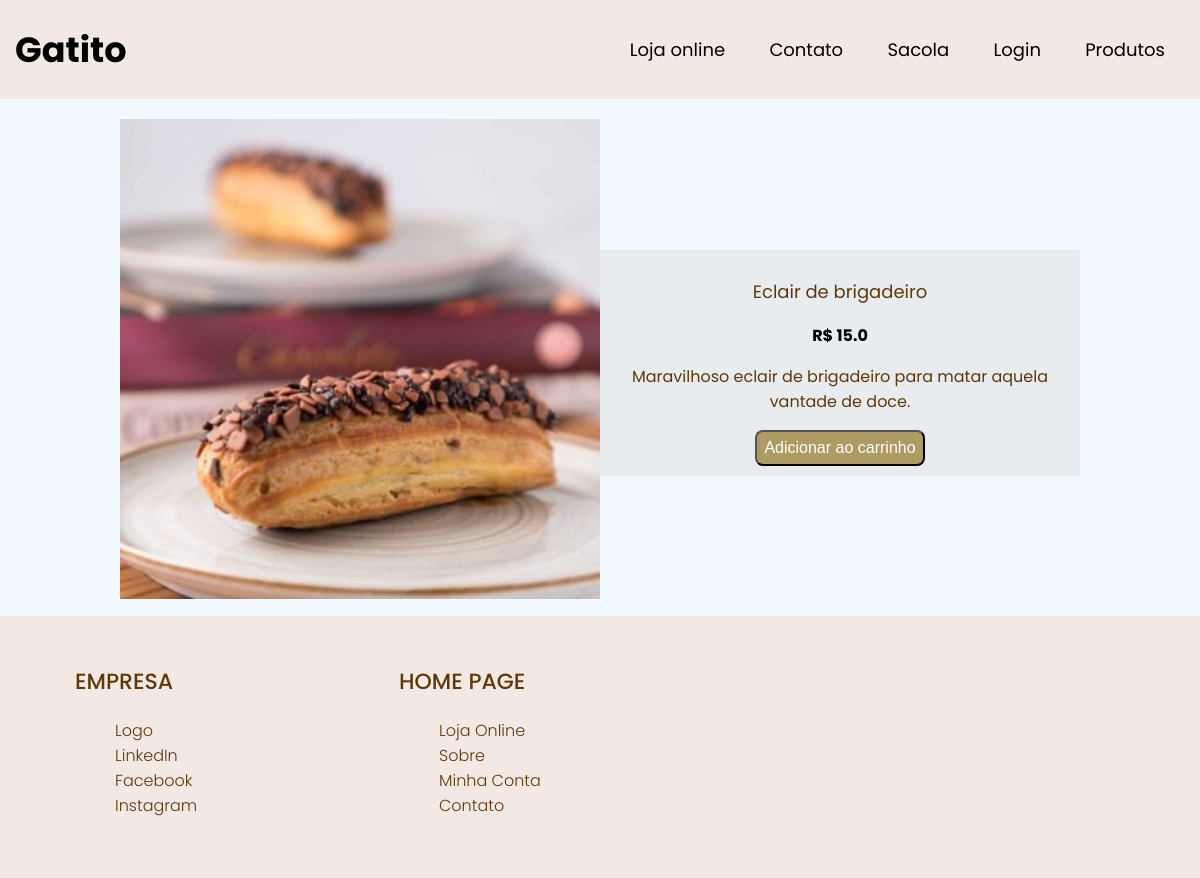
Page /pagina_compra/4 on the committed database.
### tables this page shows
CREATE TABLE produtos (
        id INTEGER PRIMARY KEY AUTOINCREMENT,
        nome TEXT NOT NULL,
        descricao TEXT,
        preco REAL NOT NULL,
        imagem TEXT
    );

### app.py (the view)
@app.route("/pagina_compra/<int:produto_id>")
def pagina_compra(produto_id):
    conn = sqlite3.connect(DB_NAME)
    conn.row_factory = sqlite3.Row
    cursor = conn.cursor()
    cursor.execute("SELECT * FROM produtos WHERE id=?", (produto_id,))
    produto = cursor.fetchone()
    conn.close()
    if not produto:
        flash("Produto não encontrado.", "danger")
        return redirect(url_for("produtos"))
    return render_template("pagina-compra.html", produto=produto)

### templates/pagina-compra.html (shortened to what this page needs)
<!DOCTYPE html>
<html lang="en">
<head>
    <link rel="stylesheet" href="{{ url_for('static', filename='css/style.css') }}">
    <link rel="stylesheet" href="https://cdnjs.cloudflare.com/ajax/libs/font-awesome/4.7.0/css/font-awesome.min.css">
</head>
<body>
    <header>
        <span class="logotipo">Gatito</span>
        <nav>
            <ul class="nav-links">
                <li><a href="{{ url_for('home') }}">Loja online</a></li>
                <li><a href="{{ url_for('contato') }}">Contato</a></li>
                <li><a href="{{ url_for('sacola') }}">Sacola</a></li>
                {% if 'usuario' in session %}
                <li>
                    <p>Olá, {{ session['usuario'] }} |
                        <a href="{{ url_for('editar_conta') }}">Editar Conta</a> |
                        <a href="{{ url_for('logout') }}">Sair</a>
                    </p>
                </li>
                {% else %}
                <li><a href="{{ url_for('login') }}">Login</a></li>
                {% endif %}
                <li><a href="{{ url_for('produtos') }}">Produtos</a></li>
            </ul>
        </nav>
    </header>
    <div class="container-geral">
        <div class="img-compra">
            <img class="imagem" src="{{ url_for('static', filename='uploads/' + produto['imagem']) }}"
                alt="{{ produto['nome'] }}">
        </div>
        <div class="resto-compra">
            <p class="nome_produto">{{ produto['nome'] }}</p>
            <p><b>R$ {{ produto['preco'] }}</b></p>
            <p class="descricao_produto">{{ produto['descricao'] }}</p>
            <form action="{{ url_for('adicionar_carrinho', produto_id=produto['id']) }}" method="get">
                <button type="submit" class="add-carrinho btn btn-primary">Adicionar ao carrinho</button>
            </form>
        </div>
    </div>
    <footer>
        <div class="container-footer">
            <div class="row-footer">
                <div class="footer-col">
                    <h4>Empresa</h4>
                    <ul>
                        <li><a href="">logo</a></li>
                        <li><a href="">LinkedIn</a></li>
                        <li><a href="">Facebook</a></li>
                        <li><a href="">Instagram</a></li>
                    </ul>
                </div>
                <div class="footer-col">
                    <h4>Home page</h4>
                    <ul>
                        <li><a href="">Loja online</a></li>
                        <li><a href="">Sobre</a></li>
                        <li><a href="">Minha conta</a></li>
                        <li><a href="">Contato</a></li>
                    </ul>
                </div>
            </div>
        </div>
    </footer>
</body>
</html>

### static/css/style.css (style rules this page uses)
* { box-sizing: border-box; }
body { margin: 0; padding: 0; background-color:rgba(240, 248, 255, 0.916); font-family: "Poppins"; font-size: 100%; }
header { display: flex; justify-content: space-between; align-items: center; padding: 20px 15px; background-color:#f2e9e4; }
li, a, button { font-size: 18px; color: black; text-decoration: none; }
.logotipo { color: black; font-size:35px; font-weight: bold; }
.nav-links li { display: inline-block; padding: 0px 20px; }
@media (min-width:1024px) { .container-geral { display: flex; flex-direction: row; width: 80%; margin:0 auto; align-items: center; margin-top:20px ; } }
@media (min-width:1024px) { .img-compra { text-align: center; width: 50%; } }
@media (min-width:1024px) { .imagem { object-fit: cover; height: auto; width:100%; } }
@media (min-width:1024px) { .resto-compra { flex-direction: column; width: 50%; padding: 10px; background-color: #e9ecef; text-align: center; } }
.add-carrinho { background-color: #ae9a63; border-radius: 8px; cursor: pointer; text-decoration: none; color: white; padding: 7px; font-size: medium; }
.nome_produto { font-size: large; color: #603808; }
.descricao_produto { color: #603808; }
footer { background-color:#f2e9e4; padding: 20px 0; margin-top: auto; margin-top:10px ; }
.container-footer { max-width: 1400px; margin: auto; }
.row-footer { display: flex; flex-wrap: wrap; }
.footer-col { width: 30%; padding: 0 15px; }
.footer-col h4 { font-size: 22px; color:#603808; margin-bottom: 20px; font-weight: 500; position: relative; text-transform: uppercase; }
.footer-col ul { list-style: none; }
.footer-col ul { margin: 10px 0; }
.footer-col ul li a { font-size: 16px; text-transform: capitalize; color:#603808; text-decoration: none; font-weight: 300; display: block; transition: all 0.3s ease; }
@media (min-width: 768px) { .footer-col { width: 30%; margin-bottom: 30px; } }
@media (min-width: 768px) { .row-footer { width: 90%; margin: 0 auto; } }

### rows in the picture
produtos: imagem (picture), nome "Eclair de brigadeiro", preco "15.0", descricao "Maravilhoso eclair de brigadeiro para matar aquela vantade de doce."
